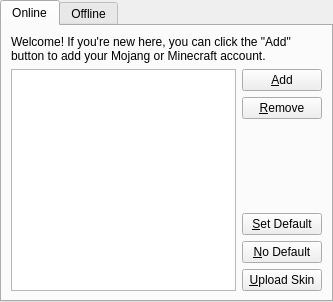
<?xml version="1.0" encoding="UTF-8"?>
<ui version="4.0">
 <class>AccountListPage</class>
 <widget class="QWidget" name="AccountListPage">
  <property name="geometry">
   <rect>
    <x>0</x>
    <y>0</y>
    <width>333</width>
    <height>302</height>
   </rect>
  </property>
  <layout class="QVBoxLayout" name="verticalLayout_2">
   <property name="leftMargin">
    <number>0</number>
   </property>
   <property name="topMargin">
    <number>0</number>
   </property>
   <property name="rightMargin">
    <number>0</number>
   </property>
   <property name="bottomMargin">
    <number>0</number>
   </property>
   <item>
    <widget class="QTabWidget" name="tabWidget">
     <property name="currentIndex">
      <number>0</number>
     </property>
     <widget class="QWidget" name="onlineTab">
      <attribute name="title">
       <string>Online</string>
      </attribute>
      <layout class="QVBoxLayout" name="verticalLayout">
       <item>
        <widget class="QLabel" name="welcomeLabel">
         <property name="text">
          <string>&lt;html&gt;&lt;head/&gt;&lt;body&gt;&lt;p&gt;Welcome! If you're new here, you can click the &amp;quot;Add&amp;quot; button to add your Mojang or Minecraft account.&lt;/p&gt;&lt;/body&gt;&lt;/html&gt;</string>
         </property>
         <property name="wordWrap">
          <bool>true</bool>
         </property>
        </widget>
       </item>
       <item>
        <layout class="QHBoxLayout" name="horizontalLayout">
         <item>
          <widget class="QTreeView" name="listView"/>
         </item>
         <item>
          <layout class="QVBoxLayout" name="manageAcctsBtnBox">
           <item>
            <widget class="QPushButton" name="addAccountBtn">
             <property name="text">
              <string>&amp;Add</string>
             </property>
            </widget>
           </item>
           <item>
            <widget class="QPushButton" name="rmAccountBtn">
             <property name="text">
              <string>&amp;Remove</string>
             </property>
            </widget>
           </item>
           <item>
            <spacer name="buttonSpacer">
             <property name="orientation">
              <enum>Qt::Vertical</enum>
             </property>
             <property name="sizeHint" stdset="0">
              <size>
               <width>20</width>
               <height>40</height>
              </size>
             </property>
            </spacer>
           </item>
           <item>
            <widget class="QPushButton" name="setDefaultBtn">
             <property name="toolTip">
              <string>&lt;html&gt;&lt;head/&gt;&lt;body&gt;&lt;p&gt;Set the currently selected account as the active account. The active account is the account that is used to log in (unless it is overridden in an instance-specific setting).&lt;/p&gt;&lt;/body&gt;&lt;/html&gt;</string>
             </property>
             <property name="text">
              <string>&amp;Set Default</string>
             </property>
            </widget>
           </item>
           <item>
            <widget class="QPushButton" name="noDefaultBtn">
             <property name="toolTip">
              <string>Set no default account. This will cause MultiMC to prompt you to select an account every time you launch an instance that doesn't have its own default set.</string>
             </property>
             <property name="text">
              <string>&amp;No Default</string>
             </property>
            </widget>
           </item>
           <item>
            <widget class="QPushButton" name="uploadSkinBtn">
             <property name="toolTip">
              <string>Opens a dialog to select and upload a skin image to the selected account.</string>
             </property>
             <property name="text">
              <string>&amp;Upload Skin</string>
             </property>
            </widget>
           </item>
          </layout>
         </item>
        </layout>
       </item>
      </layout>
     </widget>
     <widget class="QWidget" name="offlineTab">
      <attribute name="title">
       <string>Offline</string>
      </attribute>
      <layout class="QVBoxLayout" name="verticalLayout22">
       <item>
        <widget class="QGroupBox" name="offlineBox">
         <property name="title">
          <string>Offline mode name</string>
         </property>
         <layout class="QGridLayout" name="foldersBoxLayout_2">
          <item row="0" column="0">
           <widget class="QRadioButton" name="useSelectedNameBtn">
            <property name="text">
             <string>&amp;Use selected account name</string>
            </property>
            <attribute name="buttonGroup">
             <string notr="true">offlineButtonGroup</string>
            </attribute>
           </widget>
          </item>
          <item row="3" column="0">
           <widget class="QRadioButton" name="useFixedNameBtn">
            <property name="text">
             <string>Always use &amp;this offline name:</string>
            </property>
            <attribute name="buttonGroup">
             <string notr="true">offlineButtonGroup</string>
            </attribute>
           </widget>
          </item>
          <item row="4" column="0">
           <widget class="QLineEdit" name="mainOfflineNameEdit">
            <property name="enabled">
             <bool>false</bool>
            </property>
           </widget>
          </item>
          <item row="1" column="0">
           <widget class="QRadioButton" name="rememberNamesForAccountsBtn">
            <property name="text">
             <string>Remember offline &amp;names per account</string>
            </property>
            <attribute name="buttonGroup">
             <string notr="true">offlineButtonGroup</string>
            </attribute>
           </widget>
          </item>
          <item row="2" column="0">
           <widget class="QRadioButton" name="rememberNamesForInstancesBtn">
            <property name="text">
             <string>Remember offline &amp;names per instance</string>
            </property>
            <attribute name="buttonGroup">
             <string notr="true">offlineButtonGroup</string>
            </attribute>
           </widget>
          </item>
         </layout>
        </widget>
       </item>
       <item>
        <spacer name="verticalSpacer">
         <property name="orientation">
          <enum>Qt::Vertical</enum>
         </property>
         <property name="sizeHint" stdset="0">
          <size>
           <width>20</width>
           <height>40</height>
          </size>
         </property>
        </spacer>
       </item>
      </layout>
     </widget>
    </widget>
   </item>
  </layout>
 </widget>
 <resources/>
 <connections/>
 <buttongroups>
  <buttongroup name="offlineButtonGroup"/>
 </buttongroups>
</ui>
